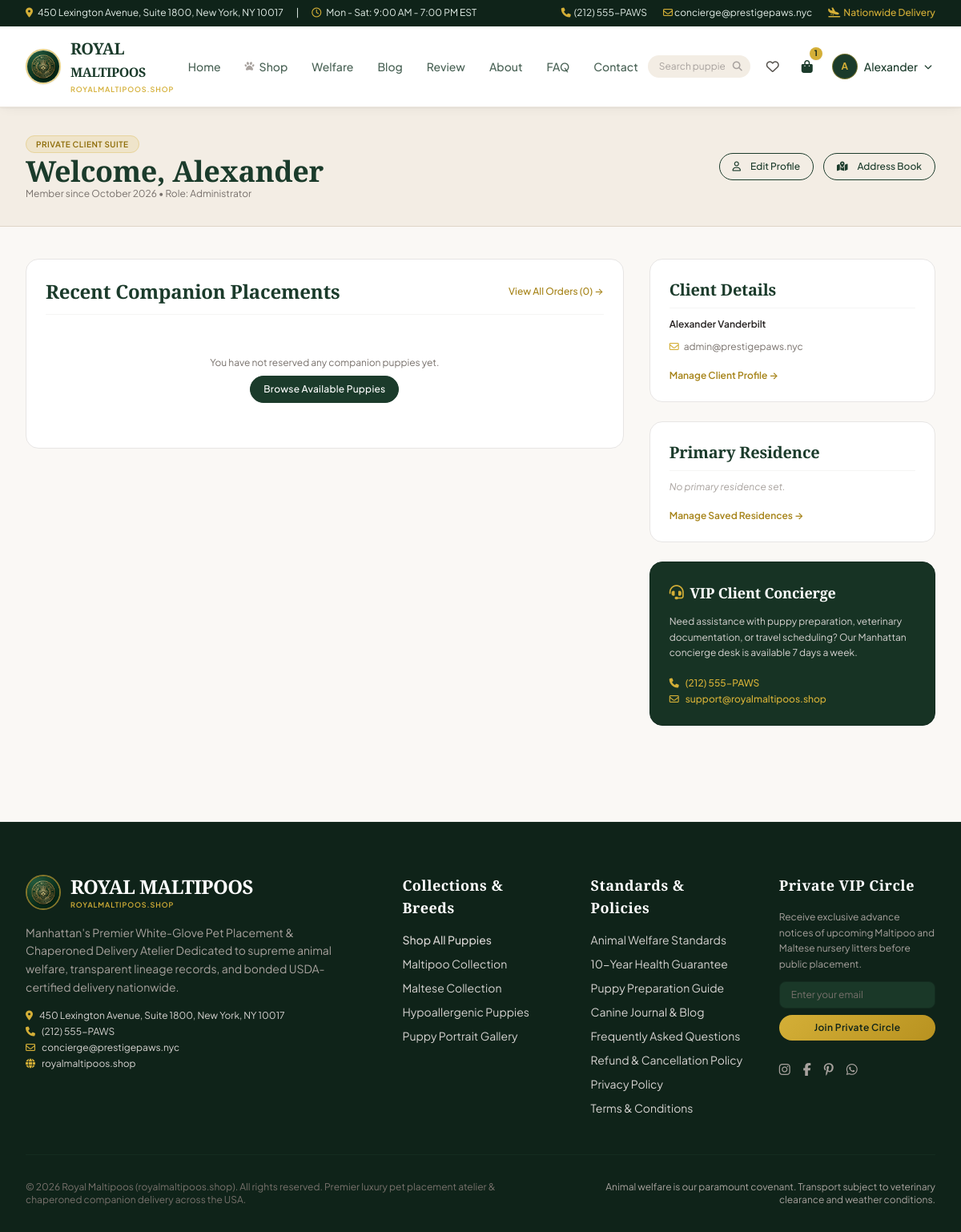
The page /accounts/dashboard/ (signed in) on the database as committed earlier.
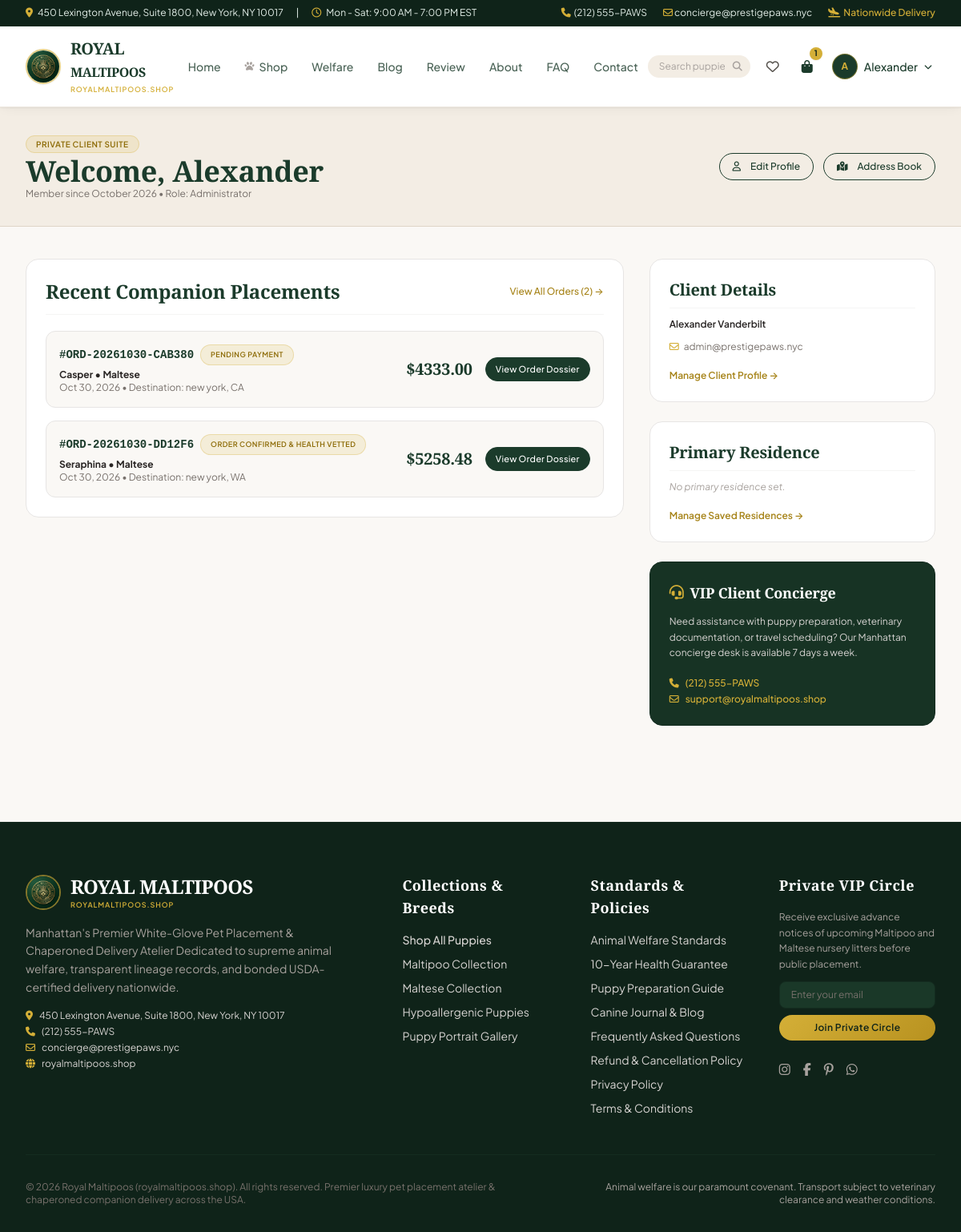
The same page on the database as committed later.
### orders/models.py (models this page shows, shortened)
class Order(models.Model):
    PAYMENT_STATUS_CHOICES = (
        ('pending', 'Pending Payment'),
        ('processing', 'Payment Processing'),
        ('paid', 'Paid & Verified'),
        ('failed', 'Payment Failed'),
        ('refunded', 'Refunded'),
    )
    ORDER_STATUS_CHOICES = (
        ('pending_payment', 'Pending Payment'),
        ('payment_processing', 'Payment Processing'),
        ('confirmed', 'Order Confirmed & Health Vetted'),
        ('preparing', 'Preparing for Chaperoned Travel'),
        ('dispatched', 'Dispatched from Manhattan Atelier'),
        ('in_transit', 'In Transit with Certified Courier'),
        ('out_for_delivery', 'Out for Final Hand-Delivery'),
        ('delivered', 'Safely Hand-Delivered'),
        ('cancelled', 'Cancelled & Inventory Restored'),
        ('refunded', 'Cancelled & Fully Refunded'),
    )
    PAYMENT_METHOD_CHOICES = (
        ('paypal', 'PayPal'),
        ('chime', 'Chime'),
        ('cashapp', 'Cash App'),
        ('apple_pay', 'Apple Pay'),
    )
    order_number = models.CharField(max_length=40, unique=True, editable=False)
    customer = models.ForeignKey(settings.AUTH_USER_MODEL, on_delete=models.SET_NULL, null=True, blank=True, related_name='orders')
    customer_name = models.CharField(max_length=150)
    customer_email = models.EmailField()
    customer_phone = models.CharField(max_length=30)
    delivery_street_address = models.CharField(max_length=255)
    delivery_apartment = models.CharField(max_length=50, blank=True, default='')
    delivery_city = models.CharField(max_length=100)
    delivery_state = models.CharField(max_length=50)
    delivery_postal_code = models.CharField(max_length=20)
    delivery_country = models.CharField(max_length=50, default='United States')
    delivery_notes = models.TextField(blank=True, default='')
    preferred_delivery_date = models.DateField(null=True, blank=True)
    preferred_delivery_window = models.CharField(max_length=100, blank=True, default='Morning (9:00 AM - 1:00 PM EST)')
    subtotal = models.DecimalField(max_digits=10, decimal_places=2, default=Decimal('0.00'))
    delivery_fee = models.DecimalField(max_digits=10, decimal_places=2, default=Decimal('250.00'))
    tax_amount = models.DecimalField(max_digits=10, decimal_places=2, default=Decimal('0.00'))
    coupon = models.ForeignKey(Coupon, on_delete=models.SET_NULL, null=True, blank=True, related_name='orders')
    discount_amount = models.DecimalField(max_digits=10, decimal_places=2, default=Decimal('0.00'))
    total_amount = models.DecimalField(max_digits=10, decimal_places=2, default=Decimal('0.00'))
    payment_method = models.CharField(max_length=30, choices=PAYMENT_METHOD_CHOICES, default='paypal')
    payment_status = models.CharField(max_length=25, choices=PAYMENT_STATUS_CHOICES, default='pending')
    order_status = models.CharField(max_length=25, choices=ORDER_STATUS_CHOICES, default='pending_payment')
    payment_reference = models.CharField(max_length=150, blank=True, default='')
    stripe_session_id = models.CharField(max_length=150, blank=True, default='')
    customer_notes = models.TextField(blank=True, default='')
    admin_internal_notes = models.TextField(blank=True, default='')
    terms_accepted = models.BooleanField(default=True)
    welfare_policy_acknowledged = models.BooleanField(default=True)
    created_at = models.DateTimeField(auto_now_add=True)
    updated_at = models.DateTimeField(auto_now=True)
    class Meta:
        ordering = ['-created_at']

class OrderItem(models.Model):
    order = models.ForeignKey(Order, on_delete=models.CASCADE, related_name='items')
    pet = models.ForeignKey('catalog.Pet', on_delete=models.PROTECT, related_name='order_items')
    price = models.DecimalField(max_digits=10, decimal_places=2)
    pet_name = models.CharField(max_length=100)
    pet_breed_name = models.CharField(max_length=100)
    pet_reference_number = models.CharField(max_length=50)
    class Meta:
        unique_together = ('order', 'pet')

### accounts/views.py (the view)
# urls.py: path('dashboard/', views.dashboard_view, name='dashboard'),
@login_required
def dashboard_view(request):
    user = request.user
    orders = Order.objects.filter(customer=user).order_by('-created_at')
    active_deliveries = [o.delivery for o in orders if hasattr(o, 'delivery') and o.delivery.status in ('scheduled', 'preparing', 'picked_up', 'in_transit', 'out_for_delivery')]
    addresses = CustomerAddress.objects.filter(user=user)
    recent_reviews = Review.objects.filter(customer=user).order_by('-created_at')[:3]
    wishlist_ids = request.session.get('wishlist', [])
    wishlist_pets = Pet.objects.filter(id__in=wishlist_ids, is_published=True)
    context = {
        'orders': orders[:5],
        'total_orders_count': orders.count(),
        'active_deliveries': active_deliveries,
        'addresses': addresses,
        'recent_reviews': recent_reviews,
        'wishlist_pets': wishlist_pets,
    }
    return render(request, 'accounts/dashboard.html', context)

### accounts/models.py (called while the page is built)
    @property
    def is_store_staff(self):
        return self.role in ('staff', 'admin') or self.is_staff or self.is_superuser

### cart/context_processors.py (called while the page is built)
def cart_context(request):
    cart = None
    item_count = 0
    try:
        if request.user.is_authenticated:
            cart = Cart.objects.filter(user=request.user).first()
        elif request.session.session_key:
            cart = Cart.objects.filter(session_key=request.session.session_key).first()
        if cart:
            item_count = cart.items.count()
    except Exception:
        pass
    return {
        'cart': cart,
        'cart_item_count': item_count,
    }

### core/models.py (called while the page is built)
    @classmethod
    def get_settings(cls):
        settings, _ = cls.objects.get_or_create(id=1)
        return settings

### templates/accounts/dashboard.html (shortened to what the changed rows need)
{% extends 'base.html' %}
{% load static %}
{% block content %}
<div class="bg-cream-dark py-8 border-b border-[#DFD5C6]">
  <div class="max-w-7xl mx-auto px-4 sm:px-8">
    <div class="flex flex-col md:flex-row md:items-center justify-between gap-4">
      <div>
        <h1 class="font-serif text-3xl sm:text-4xl font-bold text-forest mt-1">
          Welcome, {{ user.first_name|default:user.username }}
        </h1>
      </div>
    </div>
  </div>
</div>
<div class="max-w-7xl mx-auto px-4 sm:px-8 py-10">
  <div class="grid grid-cols-1 lg:grid-cols-12 gap-8">
    <div class="lg:col-span-8 space-y-8">
      <div class="bg-white p-6 rounded-2xl border border-stone-200 shadow-xs space-y-5">
        <div class="flex items-center justify-between pb-3 border-b border-stone-100">
          <h3 class="font-serif text-2xl font-bold text-forest">Recent Companion Placements</h3>
          <a href="{% url 'orders:order_history' %}" class="text-xs text-gold-dark font-medium hover:underline">View All Orders ({{ total_orders_count }}) &rarr;</a>
        </div>
        {% if orders %}
          <div class="space-y-4">
            {% for order in orders %}
              <div class="p-4 bg-cream rounded-xl border border-stone-200 flex flex-col sm:flex-row items-start sm:items-center justify-between gap-4 text-xs">
                <div>
                  <div class="flex items-center gap-2 mb-1">
                    <span class="font-mono font-bold text-forest text-sm">#{{ order.order_number }}</span>
                    <span class="badge-gold text-[9px]">{{ order.get_order_status_display }}</span>
                  </div>
                  <p class="font-bold text-stone-800">{{ order.items.first.pet_name }} &bull; {{ order.items.first.pet_breed_name }}</p>
                  <p class="text-stone-500">{{ order.created_at|date:"M d, Y" }} &bull; Destination: {{ order.delivery_city }}, {{ order.delivery_state }}</p>
                </div>
                <div class="flex items-center gap-4 w-full sm:w-auto justify-between sm:justify-end border-t sm:border-0 border-stone-200/60 pt-2 sm:pt-0">
                  <span class="font-serif text-xl font-bold text-forest">${{ order.total_amount|floatformat:2 }}</span>
                  <div class="flex gap-2">
                    <a href="{% url 'orders:order_detail' order.order_number %}" class="btn-primary text-[11px] py-1.5 px-3">
                      View Order Dossier
                    </a>
                  </div>
                </div>
              </div>
            {% endfor %}
          </div>
        {% else %}
          <div class="text-center py-8 text-stone-500 text-xs space-y-2">
            <p>You have not reserved any companion puppies yet.</p>
            <a href="{% url 'catalog:pet_list' %}" class="btn-primary text-xs py-2 px-4 inline-block">Browse Available Puppies</a>
          </div>
        {% endif %}
      </div>
    </div>
  </div>
</div>
{% endblock %}

Rows that differ between the two databases and show on the page:
added Order: order_number "ORD-20261030-CAB380", order_status "PENDING PAYMENT", items.first.pet_name "Casper", items.first.pet_breed_name "Maltese", created_at "Oct 30, 2026", delivery_city "new york", delivery_state "CA", total_amount "4333.00"
added Order: order_number "ORD-20261030-DD12F6", order_status "ORDER CONFIRMED & HEALTH VETTED", items.first.pet_name "Seraphina", items.first.pet_breed_name "Maltese", created_at "Oct 30, 2026", delivery_city "new york", delivery_state "WA", total_amount "5258.48"
Other text that changed with them:
{{ total_orders_count }}: "0" → "2"
text no longer shown: "You have not reserved any companion puppies yet. Browse Available Puppies"
